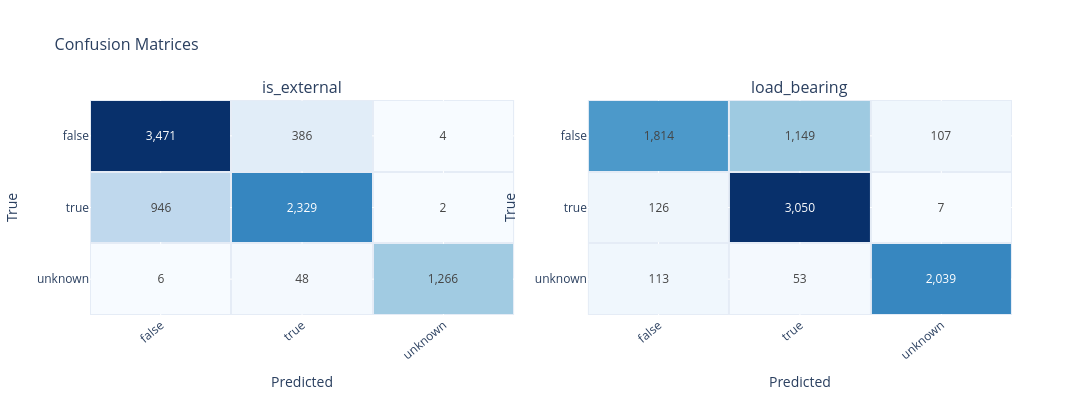

Source (notebook cell):
### Code cell
plot_confusion_matrices(cms, label=["is_external", "load_bearing"], ncols=2, height=400)

### Figure 1 — Plotly figure (JSON) as saved in the notebook; plotly's stock layout.template omitted (floating-point values rounded to 4 significant figures)
{"data": [{"colorscale": [[0, "rgb(247,251,255)"], [0.125, "rgb(222,235,247)"], [0.25, "rgb(198,219,239)"], [0.375, "rgb(158,202,225)"], [0.5, "rgb(107,174,214)"], [0.625, "rgb(66,146,198)"], [0.75, "rgb(33,113,181)"], [0.875, "rgb(8,81,156)"], [1, "rgb(8,48,107)"]], "hovertemplate": "True: %{y}<br>Predicted: %{x}<br>Count: %{z:,}<extra></extra>", "showscale": false, "text": [[3471.0, 386.0, 4.0], [946.0, 2329.0, 2.0], [6.0, 48.0, 1266.0]], "texttemplate": "%{z:,d}", "type": "heatmap", "x": ["false", "true", "unknown"], "xaxis": "x", "xgap": 2, "y": ["false", "true", "unknown"], "yaxis": "y", "ygap": 2, "z": [[3471.0, 386.0, 4.0], [946.0, 2329.0, 2.0], [6.0, 48.0, 1266.0]]}, {"colorscale": [[0, "rgb(247,251,255)"], [0.125, "rgb(222,235,247)"], [0.25, "rgb(198,219,239)"], [0.375, "rgb(158,202,225)"], [0.5, "rgb(107,174,214)"], [0.625, "rgb(66,146,198)"], [0.75, "rgb(33,113,181)"], [0.875, "rgb(8,81,156)"], [1, "rgb(8,48,107)"]], "hovertemplate": "True: %{y}<br>Predicted: %{x}<br>Count: %{z:,}<extra></extra>", "showscale": false, "text": [[1814.0, 1149.0, 107.0], [126.0, 3050.0, 7.0], [113.0, 53.0, 2039.0]], "texttemplate": "%{z:,d}", "type": "heatmap", "x": ["false", "true", "unknown"], "xaxis": "x2", "xgap": 2, "y": ["false", "true", "unknown"], "yaxis": "y2", "ygap": 2, "z": [[1814.0, 1149.0, 107.0], [126.0, 3050.0, 7.0], [113.0, 53.0, 2039.0]]}], "layout": {"annotations": [{"font": {"size": 16}, "showarrow": false, "text": "is_external", "x": 0.23, "xanchor": "center", "xref": "paper", "y": 1, "yanchor": "bottom", "yref": "paper"}, {"font": {"size": 16}, "showarrow": false, "text": "load_bearing", "x": 0.77, "xanchor": "center", "xref": "paper", "y": 1, "yanchor": "bottom", "yref": "paper"}], "height": 400, "title": {"font": {"size": 16}, "text": "Confusion Matrices"}, "width": 1400, "xaxis": {"anchor": "y", "domain": [0, 0.46], "tickangle": -40, "title": {"text": "Predicted"}}, "xaxis2": {"anchor": "y2", "domain": [0.54, 1], "tickangle": -40, "title": {"text": "Predicted"}}, "yaxis": {"anchor": "x", "autorange": "reversed", "domain": [0, 1], "title": {"text": "True"}}, "yaxis2": {"anchor": "x2", "autorange": "reversed", "domain": [0, 1], "title": {"text": "True"}}}}
